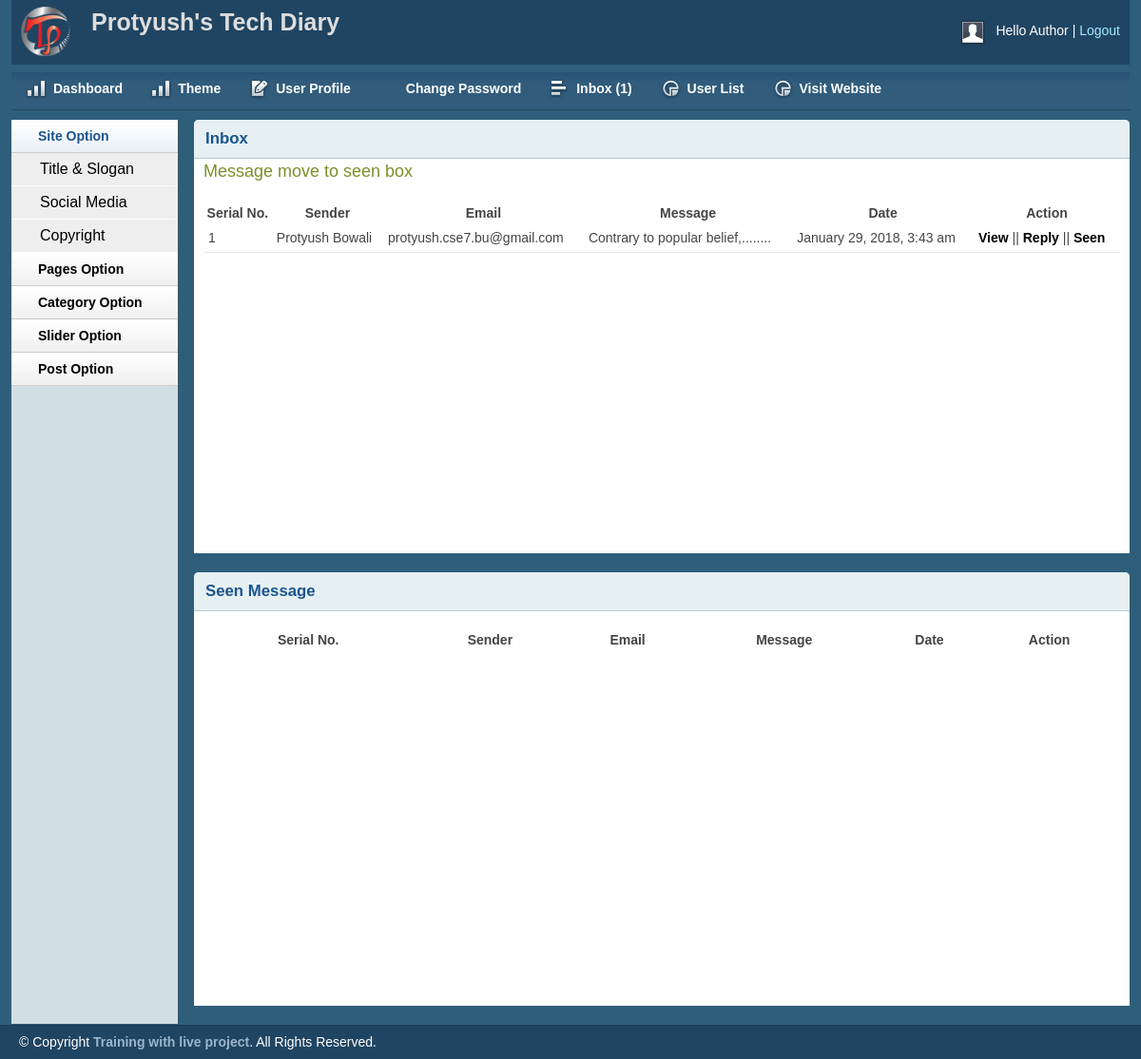
/admin/inbox.php (signed in), run on the app's committed database.
### tables this page shows
CREATE TABLE `tbl_contact` (
  `id` int(11) NOT NULL,
  `firstname` varchar(255) NOT NULL,
  `lastname` varchar(255) NOT NULL,
  `email` varchar(255) NOT NULL,
  `body` text NOT NULL,
  `status` int(11) NOT NULL DEFAULT 0,
  `date` timestamp NOT NULL DEFAULT current_timestamp()
);

### lib/Database.php (called while the page is built, shortened)
<?php
class Database
{
    public $host   = DB_HOST;
    public $user   = DB_USER;
    public $pass   = DB_PASS;
    public $dbname = DB_NAME;
    public $link;
    private function connectDB()
    {
        $this->link = new mysqli($this->host, $this->user, $this->pass, $this->dbname);
    }
    public function select($query)
    {
        $result = $this->link->query($query) or die($this->link->error.__LINE__);
        if ($result->num_rows > 0) {
            return $result;
        } else {
            return false;
        }
    }
    public function update($query)
    {
        $update_row = $this->link->query($query) or die($this->link->error.__LINE__);
        if ($update_row) {
            return $update_row;
        } else {
            return false;
        }
    }
}

### helpers/Format.php (called while the page is built, shortened)
<?php
class Format
{
    public function formatDate($date)
    {
        return date('F j, Y, g:i a', strtotime($date));
    }
    public function textShorten($text, $limit = 400)
    {
        $text = $text. " ";
        $text = substr($text, 0, $limit);
        $text = substr($text, 0, strrpos($text, ' '));
        $text = $text."........";
        return $text;
    }
}

### admin/inbox.php (the view, shortened to what this page needs)
<?php include 'inc/header.php' ?>
<?php include 'inc/sidebar.php' ?>
        <div class="grid_10">
            <div class="box round first grid">
                <h2>Inbox</h2>
                <?php
                $seenid = mysqli_real_escape_string($db->link, $_GET['seenid']);
if (isset($seenid)) {
    $seenid = $seenid;
    $query = "UPDATE tbl_contact SET status = '1' WHERE id = '$seenid'";
    $update_row = $db->update($query);
    if ($update_row) {
        echo "<span class='success'>Message move to seen box</span>";
    } else {
        echo "<span class='error'>Something Wrong</span>";
    }
}
 ?>
                <div class="block">
                    <table class="data display datatable" id="example">
                    <thead>
                        <tr>
                            <th>Serial No.</th>
                            <th>Sender</th>
                            <th>Email</th>
                            <th>Message</th>
                            <th>Date</th>
                            <th>Action</th>
                        </tr>
                    </thead>
                    <tbody>
                         <?php
                        $query = "SELECT * FROM tbl_contact WHERE status ='0' ORDER BY id DESC";
                        $msg = $db->select($query);
                        if ($msg) {
                            $i = 0;
                            while ($result = $msg->fetch_assoc()) {
                                $i++; ?>
                        <tr class="odd gradeX">
                            <td><?php echo $i; ?></td>
                            <td><?php echo $result['firstname'].' '.$result['lastname']; ?></td>
                            <td><?php echo $result['email']; ?></td>
                            <td><?php echo $fm->textShorten($result['body'], 30); ?></td>
                            <td><?php echo $fm->formatDate($result['date']); ?></td>
                            <td>
                                <a href="viewmsg.php?msgid=<?php echo $result['id']; ?>">View</a> ||
                                <a href="replymsg.php?msgid=<?php echo $result['id']; ?>">Reply</a> ||
                                <a onclick="return confirm('Are you sure to Move this message?');" href="?seenid=<?php echo $result['id']; ?>">Seen</a>
                            </td>
                        </tr>
                        <?php
                            }
                        } ?>
                    </tbody>
                </table>
               </div>
            </div>
            <div class="box round first grid">
                <h2>Seen Message</h2>
                <div class="block">
                    <table class="data display datatable" id="example">
                    <thead>
                        <tr>
                            <th>Serial No.</th>
                            <th>Sender</th>
                            <th>Email</th>
                            <th>Message</th>
                            <th>Date</th>
                            <th>Action</th>
                        </tr>
                    </thead>
                </table>
               </div>
            </div>
        </div>
        <?php include 'inc/footer.php' ?>

### admin/css/text.css (style rules this page uses)
body { font: 13px/1.5 Tahoma, Helvetica, Arial, 'Liberation Sans', FreeSans, sans-serif; }
h2 { font-size: 23px; }
p, dl, hr, h1, h2, h3, h4, h5, h6, ol, ul, pre, table, address, fieldset { margin-bottom: 20px; }

### admin/css/grid.css (style rules this page uses)
.grid_1, .grid_2, .grid_3, .grid_4, .grid_5, .grid_6, .grid_7, .grid_8, .grid_9, .grid_10, .grid_11, .grid_12, .grid_13, .grid_14, .grid_15, .grid_16 { display: inline; float: left; margin-left: 1%; margin-right: 1%; }
.container_12 .grid_10 { width: 81.333%; }

### admin/css/layout.css (style rules this page uses)
body { background: #fff none repeat scroll 0 0; color: #444; font-size: 14px; padding: 0; }
a { color: #000; font-weight:bold; text-decoration: none; }
h1, h2, h3, h4, h5, h6 { line-height:1.2em; margin-bottom:.3em; }
h2 { margin-top:1em; }
.success { color:green; font-size:18px; }
.box { background:#fff; margin-bottom:20px; padding:10px 10px 10px 10px; margin-left:-8px; }
.box.grid { padding-bottom:40px; }
.box.round { -moz-border-radius: 5px 5px 0px 0px; -webkit-border-radius: 5px 5px 0px 0px; border-radius: 5px 5px 0px 0px; }
.box h2 { font-size:1.2em; font-weight:bold; color:#1B548D; background:#E6F0F3; margin:-10px -10px 0 -10px; padding:10px 12px; border-bottom:1px solid #B3CBD6; -moz-border-radius: 5px 5px 0px 0px; -webkit-border-radius: 5px 5px 0px 0px; border-radius: 5px 5px 0px 0px; }
.box.first { min-height: 406px; }
.block { padding-top:20px; }
span.success { margin: 8px 0 0 0; padding: 0; height: 1%; color: #7b912b; }
.block { padding-bottom:1px; }
table.display { margin: 0 auto; clear: both; width: 100%; }
tr.odd { height: 30px; line-height: 30px; border-bottom:1px solid #e6e6e6; }
tr.odd td, tr.even td { padding-left:5px; }

### data on the page
tbl_contact: firstname "Protyush", lastname "Bowali", email "protyush.cse7.bu@gmail.com", body "Contrary to popular belief,........", date "January 29, 2018, 3:43 am"

### other printed values
Session::get('username') "Author"
$count "1"
